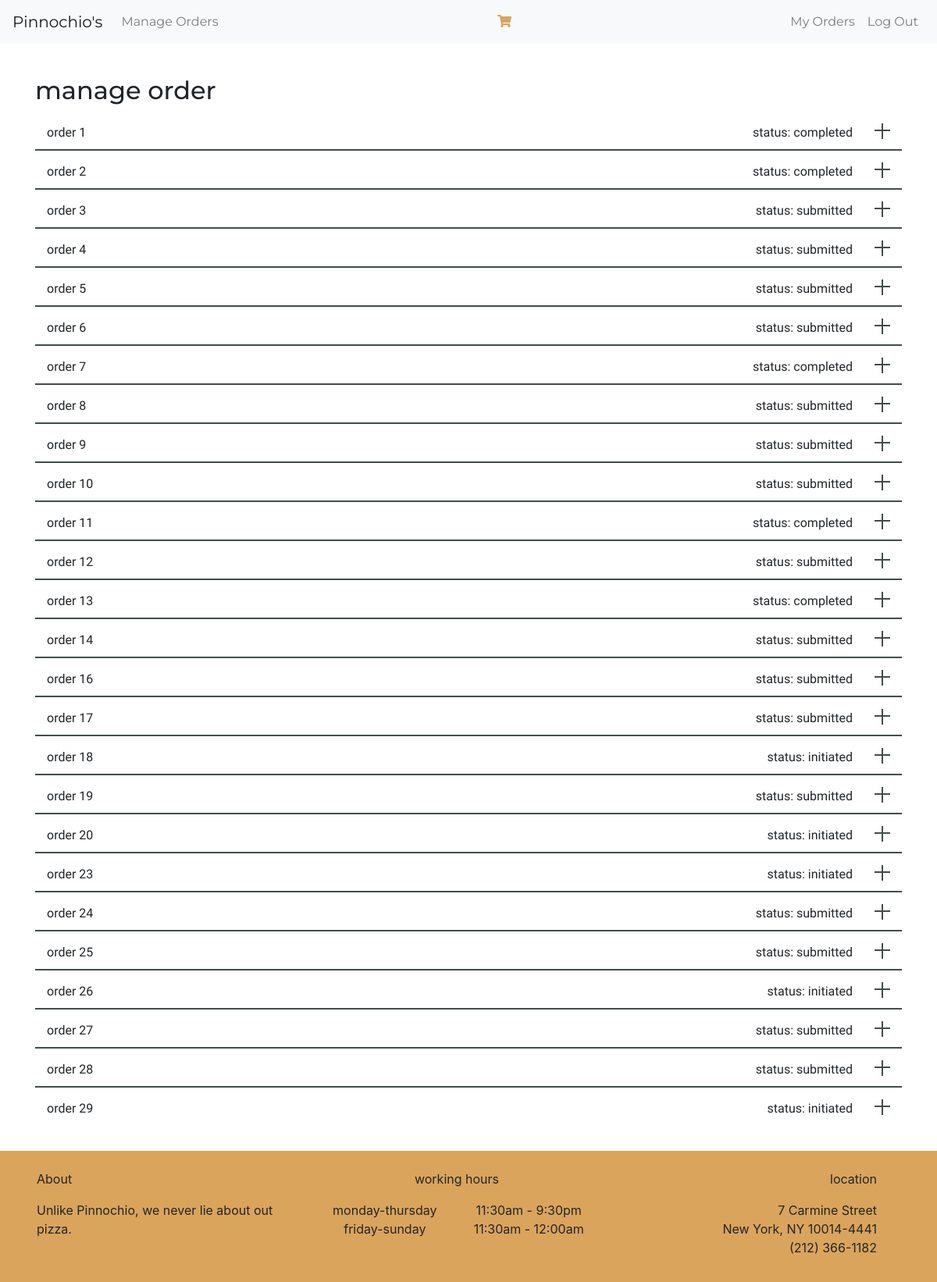
The app's page /manage_order (signed in) with its own data.
### orders/models.py (models this page shows)
class Order (models.Model):
    user=models.ForeignKey(User, on_delete=models.CASCADE, related_name="user")
    order_total=models.DecimalField(max_digits=8,decimal_places=2, default=0.00)
    status=models.CharField(max_length=64, default="Initiated")
    time=models.DateTimeField(blank=True, null=True)
    def __str__(self):
        return f"{self.id} {self.user} - {self.order_total} - {self.status}"

### orders/views.py (the view)
# urls.py: path("manage_order", views.manage_order, name="manage_order")
def manage_order(request):
    if request.method == 'POST':
        if 'mark' in request.POST:
            id=request.POST.get('mark')
            order=Order.objects.get(pk=id)
            order.status="Completed"
            order.save()
            orders=Order.objects.all()
    else:
        if request.user.is_superuser:
            orders=Order.objects.all()
            print(orders)
    return render(request, "orders/manage_order.html", {"orders":orders})

### orders/models.py (called while the page is built)
    def __str__(self):
        return f"{self.name}"

    def __str__(self):
        return f"{self.name}"

### orders/templates/orders/manage_order.html (shortened to what this page needs)
{% extends "orders/base.html" %}
{% block body %}
    <div class="wrapper container">
        <div class="header"><h2> manage order</h2></div>
        {% for i in orders %}
            <div class="accordion_wrap">
                <div class="accordion_header d-flex">
                    <div>
                        order {{i.id}}
                    </div>
                    <div class="ml-auto mr-5">
                        status: {{ i.status | lower}}
                    </div>
                </div>
            </div>
        {% endfor %}
    </div>
{% endblock %}

### orders/static/css/index.css (style rules this page uses)
.wrapper { margin-top: 10px; padding-top: 15px; padding-bottom: 15px; }
.wrapper .accordion_wrap .accordion_header { width: 100%; height: 50px; padding:15px; border-bottom: 2px solid #424d4b; position: relative; cursor: pointer; font-family: 'Raleway', sans-serif; }
.wrapper .accordion_wrap:last-child .accordion_header { border-bottom: 2px solid transparent; border-bottom-left-radius: 3px; border-bottom-right-radius: 3px; }
.wrapper .accordion_wrap .accordion_header:before, .wrapper .accordion_wrap .accordion_header:after { content: ""; position: absolute; top: 50%; transform: translateY(-50%); right: 15px; width: 20px; height: 2px; background:#424d4b; }
.wrapper .accordion_wrap .accordion_header:after { transform: rotate(-90deg); transition: all 0.5s ease; }
div.header { font-family: 'Montserrat', sans-serif; }
html,body { height: 100% }

### records on screen
Order: id "1", status "completed"
Order: id "2", status "completed"
Order: id "3", status "submitted"
Order: id "4", status "submitted"
Order: id "5", status "submitted"
Order: id "6", status "submitted"
Order: id "7", status "completed"
Order: id "8", status "submitted"
Order: id "9", status "submitted"
Order: id "10", status "submitted"
Order: id "11", status "completed"
Order: id "12", status "submitted"
Order: id "13", status "completed"
Order: id "14", status "submitted"
Order: id "16", status "submitted"
Order: id "17", status "submitted"
Order: id "18", status "initiated"
Order: id "19", status "submitted"
Order: id "20", status "initiated"
Order: id "23", status "initiated"
Order: id "24", status "submitted"
Order: id "25", status "submitted"
Order: id "26", status "initiated"
Order: id "27", status "submitted"
Order: id "28", status "submitted"
Order: id "29", status "initiated"
